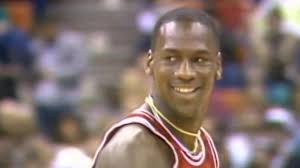
#> input picture Quiz2/Michael.jpg, 300 x 168 px, found by its file name
$ python Test.py
#> lines starting #> are read from the running program, lines starting #| are printed output that depends on the picture; after the words box and inside, x2 and y2 are one past the last pixel; in counts of white or black regions, pixels touching at a corner belong together
import cv2
import numpy as np


def main():
    global hsvImg

    face_cascade = cv2.CascadeClassifier(
        "Quiz2/data/haarcascades/haarcascade_frontalface_default.xml"
    )
    eye_cascade = cv2.CascadeClassifier("Quiz2/data/haarcascades/haarcascade_eye.xml")

    img = cv2.imread("Quiz2/Michael.jpg")
#> img is the input picture: shape (168, 300, 3); mean B, G, R 110.6, 115.5, 132.1
    cv2.namedWindow("Image")
    cv2.namedWindow("Gray")
    cv2.namedWindow("HSV")
    cv2.namedWindow("Modified")
    cv2.namedWindow("Subtracted")

    cv2.setMouseCallback("HSV", hsvCallback)

    # Convert to gray
    grayImg = cv2.cvtColor(img, cv2.COLOR_BGR2GRAY)
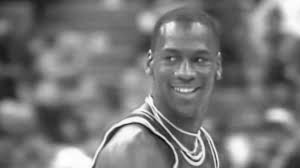
#> grayImg: shape (168, 300); min 7, max 255, mean 119.9
    # Convert to hsv
    hsvImg = cv2.cvtColor(img, cv2.COLOR_BGR2HSV)
#> hsvImg: shape (168, 300, 3); mean H, S, V 59, 60.7, 136

    # Example of looping over pixels
    dim = img.shape
#> dim = (168, 300, 3)
    img2 = img.copy()
    for y in range(dim[0]):
        for x in range(dim[1]):
            pixel = img2[y][x]
            pixelHSV = hsvImg[y][x]
            if pixelHSV[2] >= 240 and (pixelHSV[0] >= 70 or pixelHSV[0] <= 10):
                img2[y][x] = [0, 0, 0]
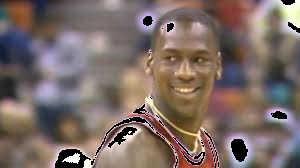
#> img2: shape (168, 300, 3); 3.3% of pixels changed, all inside (x1, y1, x2, y2) = (55, 0, 300, 168)

    # Example of subtracting images
    subImg = cv2.subtract(img, cv2.cvtColor(grayImg, cv2.COLOR_GRAY2BGR))
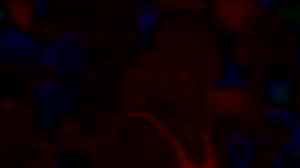
#> subImg: shape (168, 300, 3); mean B, G, R 3.7, 0.2, 13
    # In subtract order matters, in absdiff it does not

    # Example of adding images
    addImg = cv2.add(img, cv2.cvtColor(grayImg, cv2.COLOR_GRAY2BGR))
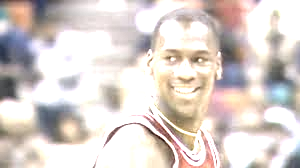
#> addImg: shape (168, 300, 3); mean B, G, R 205.3, 209.8, 219.4

    # Get face recognition
    faces = face_cascade.detectMultiScale(grayImg, 1.5, 5)
#> faces = [[147, 28, 81, 81]]
    print("Faces:", faces)
#| Faces: [[147  28  81  81]]
    for x, y, w, h in faces:
        # Draw face
        cv2.rectangle(img, (x, y), (x + w, y + h), (255, 0, 0), 2)

        # Get subimage (these are references, not copies)
        roi_gray = grayImg[y : y + h, x : x + w]
        roi_color = img[y : y + h, x : x + w]

        # Find eyes using subimage
        eyes = eye_cascade.detectMultiScale(roi_gray, 1.1, 5)
        print("Eyes:", eyes)

        for ex, ey, ew, eh in eyes:
            # Draw eyes
            cv2.rectangle(roi_color, (ex, ey), (ex + ew + 10, ey + eh), (0, 255, 0), 2)
#> this loop made 1 pass
#> (x, y, w, h, eyes) on pass 1: (147, 28, 81, 81, [[11, 19, 23, 23], [41, 21, 22, 22]])
#| Eyes: [[11 19 23 23]
#|  [41 21 22 22]]
#> pass 1, in main, `roi_gray = grayImg[y : y + h, x : x + w]`:
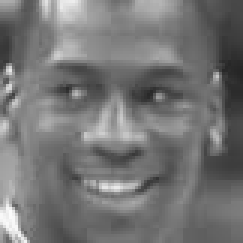
#> roi_gray: shape (81, 81) (shown 3 times larger); min 37, max 251, mean 116.8
#> after the loop:
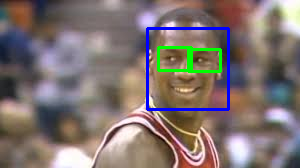
#> img: shape (168, 300, 3); 3.16% of pixels changed, all inside (x1, y1, x2, y2) = (146, 27, 230, 111)
#> after the loop:
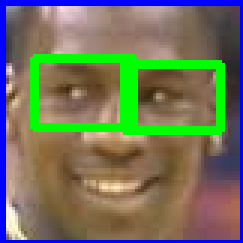
#> roi_color: shape (81, 81, 3) (shown 3 times larger); mean B, G, R 92.5, 114.9, 113.2

    while True:
        # Display images
        cv2.imshow("Image", img)
        cv2.imshow("Gray", grayImg)
        cv2.imshow("HSV", hsvImg)
        cv2.imshow("Modified", img2)
        cv2.imshow("Subtracted", subImg)
        cv2.imshow("Added", addImg)

        k: int = cv2.waitKey(1)
#> (key Esc is pressed here)
        if k == 27:
            break

    cv2.destroyAllWindows()


def hsvCallback(event, x: int, y: int, flags, param) -> None:
    global hsvImg
    if event == cv2.EVENT_LBUTTONDOWN:
        print("HSV at (" + str(x) + ", " + str(y) + "): " + str(hsvImg[y][x]))


main()
